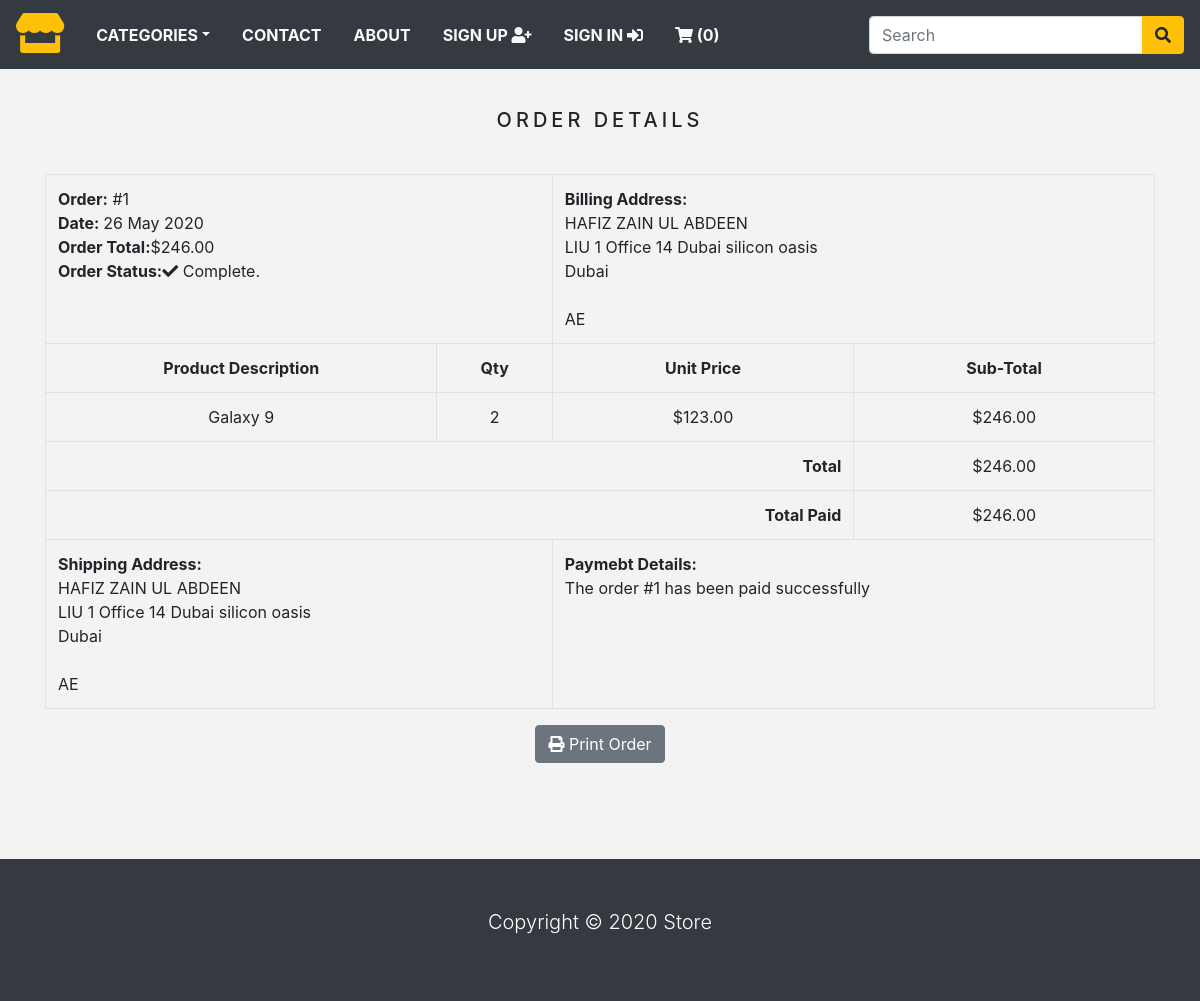
The page /order/1 (signed in) on the database its author committed.
### store/models.py (models this page shows, shortened)
class Order(models.Model):
    token = models.CharField(max_length=250, blank=True)
    total = models.DecimalField(max_digits=10, decimal_places=2, verbose_name='USD Order Total')
    emailAddress = models.EmailField(max_length=250, blank=True, verbose_name='Email Address')
    created = models.DateTimeField(auto_now_add=True)
    billingName = models.CharField(max_length=250, blank=True)
    billingAddress1 = models.CharField(max_length=250, blank=True)
    billingCity = models.CharField(max_length=250, blank=True)
    billingPostcode = models.CharField(max_length=250, blank=True)
    billingCountry = models.CharField(max_length=250, blank=True)
    shippingName = models.CharField(max_length=250, blank=True)
    shippingAddress1 = models.CharField(max_length=250, blank=True)
    shippingCity = models.CharField(max_length=250, blank=True)
    shippingPostcode = models.CharField(max_length=250, blank=True)
    shippingCountry = models.CharField(max_length=250, blank=True)
    class Meta:
        db_table = 'Order'
        ordering = ['-created']

class OrderItem(models.Model):
    product = models.CharField(max_length=250)
    quantity = models.IntegerField()
    price = models.DecimalField(max_digits=10, decimal_places=2, verbose_name='USD Price')
    order = models.ForeignKey(Order, on_delete=models.CASCADE)
    class Meta:
        db_table = 'OrderItem'
    def sub_total(self):
        return self.quantity * self.price

### store/views.py (the view)
# urls.py: path('order/<int:order_id>', views.viewOrder, name='order_detail'),
@login_required(redirect_field_name='next', login_url='signin')
def viewOrder(request, order_id):
    if request.user.is_authenticated:
        email = str(request.user.email)
        order = Order.objects.get(id=order_id, emailAddress=email)
        order_items = OrderItem.objects.filter(order=order)
    return render(request, 'order_detail.html', {'order': order, 'order_items': order_items})

### store/context_processors.py (called while the page is built)
def counter(request):
    item_count = 0
    if 'admin' in request.path:
        return {}
    else:
        try:
            cart = Cart.objects.filter(cart_id=_cart_id(request))
            cart_items = CartItem.objects.all().filter(cart=cart[:1])
            for cart_item in cart_items:
                item_count += cart_item.quantity
        except Cart.DoesNotExist:
            item_count = 0
    return dict(item_count=item_count)

def menu_links(request):
    links = Category.objects.all()
    return dict(links=links)

### store/models.py (called while the page is built)
    def get_url(self):
        return reverse('products_by_category', args=[self.slug])

### store/views.py (called while the page is built)
def _cart_id(request):
    cart = request.session.session_key
    if not cart:
        cart = request.session.create()
    return cart

### store/templates/order_detail.html (shortened to what this page needs)
{% extends 'include/base.html' %}
{% load static %}
{% block content %}
    <div class="container">
    <div class="text-center">
      <br>
      <h1 class="text-center product_title">
        Order Details
      </h1>
      <br>
      <table class="table table-bordered">
        <tr>
          <td class="text-left" colspan="2">
            <b>Order:</b> #{{ order.id }} <br>
            <b>Date: </b>{{ order.created|date:"d M Y" }} <br>
            <b>Order Total:</b>${{ order.total }} <br>
            <b>Order Status:</b><i class="fas fa-check"></i> Complete.
          </td>
          <td class="text-left" colspan="2">
            <b>Billing Address: </b> <br>
            {{ order.billingName }} <br>
            {{ order.billingAddress1 }} <br>
            {{ order.billingCity }} <br>
            {{ order.billingPostcode }} <br>
            {{ order.billingCountry }} <br>
          </td>
        </tr>
        <tr>
          <td><b>Product Description</b></td>
          <td><b>Qty</b></td>
          <td><b>Unit Price</b></td>
          <td><b>Sub-Total</b></td>
        </tr>
        {% for item in order_items %}
          <tr>
            <td>{{ item.product }}</td>
            <td>{{ item.quantity }}</td>
            <td>${{ item.price }}</td>
            <td>${{ item.sub_total }}</td>
          </tr>
        {% endfor %}
        <tr>
          <td class="text-right" colspan="3"><b>Total</b></td>
          <td>${{ order.total }}</td>
        </tr>
        <tr>
          <td class="text-right" colspan="3"><b>Total Paid</b></td>
          <td>${{ order.total }}</td>
        </tr>
        <tr>
          <td class="text-left" colspan="2">
            <b>Shipping Address:</b> <br>
            {{ order.shippingName }} <br>
            {{ order.shippingAddress1 }} <br>
            {{ order.shippingCity }} <br>
            {{ order.shippingPostcode }} <br>
            {{ order.shippingCountry }} <br>
          </td>
          <td class="text-left" colspan="2">
            <b>Paymebt Details:</b> <br>
            The order #{{ order.id }} has been paid successfully
          </td>
        </tr>
      </table>
      <button class="btn btn-secondary" onclick="window.print();">
        <i class="fas fa-print"></i>
        Print Order
      </button>
    </div>
  </div>
    <br><br>
{% endblock %}

### store/static/css/base.css (style rules this page uses)
body { background: #f3f3f3; }
.product_title { font-size: 20px; text-transform: uppercase; letter-spacing: .2em; padding-top: 15px; padding-bottom: 10px; }

### rows shown on the page
Order: id "1", created "26 May 2020", total "246.00", billingName "HAFIZ ZAIN UL ABDEEN", billingAddress1 "LIU 1 Office 14 Dubai silicon oasis", billingCity "Dubai", billingCountry "AE", shippingName "HAFIZ ZAIN UL ABDEEN", shippingAddress1 "LIU 1 Office 14 Dubai silicon oasis", shippingCity "Dubai", shippingCountry "AE"
OrderItem: product "Galaxy 9", quantity "2", price "123.00", sub_total "246.00"

### other values the page prints
{{ item_count }} "0"
